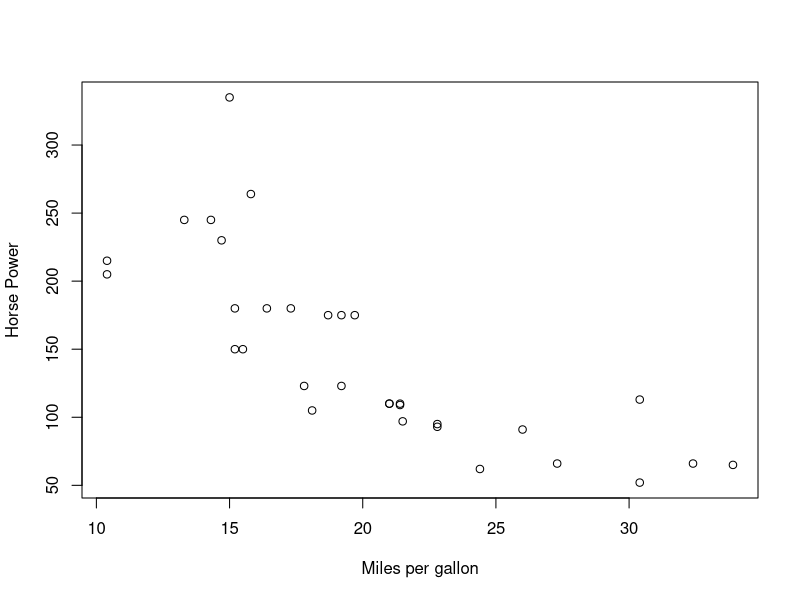

This chart was generated by the following R code:
## ---- chunk 1
knitr::opts_chunk$set(echo = TRUE)
## ---- chunk 2
# This is a comment. 

# Number of rows

nrow(mtcars)

#number of columns

ncol(mtcars)

## ---- chunk 3
summary(mtcars)
## ---- chunk 4
plot(mtcars$mpg,mtcars$hp,xlab="Miles per gallon",ylab="Horse Power")
